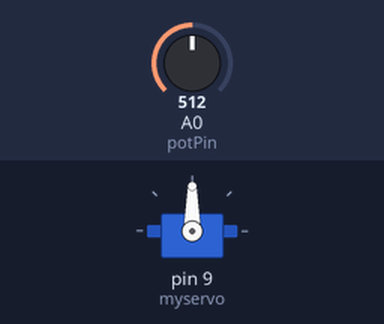
A sketch run on a simulated Arduino Uno, built with avr-gcc and run on an emulated ATmega328P. On the bench: servo. The test bench sets the inputs (shaded band); at power-on: A0 (potPin) = 512.

Above: at 1.2 s.
1.3 s: A0 (potPin) set to 716
At 1.9 s:
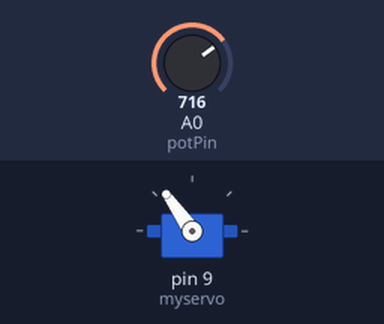
2.8 s: A0 (potPin) set to 900
At 3.9 s:
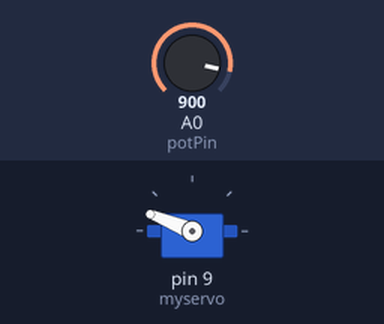
4.3 s: A0 (potPin) set to 1023
At 5.4 s:
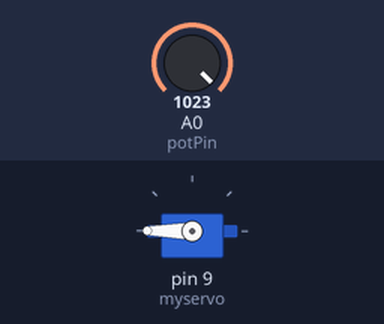
5.8 s: A0 (potPin) set to 306
At 6.2 s:
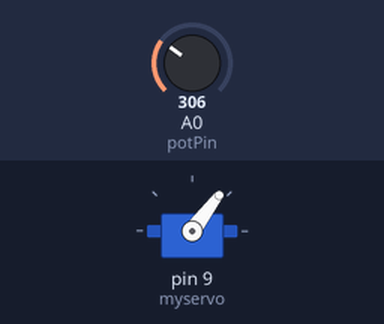
7.3 s: A0 (potPin) set to 122
At 7.7 s:
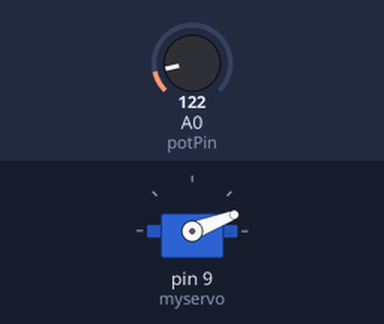
Timing chart, 0 to 9.8 s (numbered marks = the images above; inputs shaded):
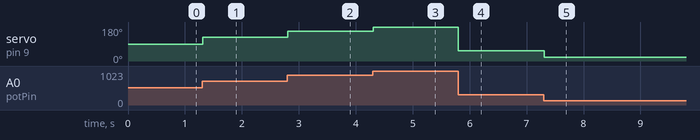

Measured:
- after the input at 1.3 s, servo on pin 9 (myservo): 90° → 125° at once
- after the input at 2.8 s, servo on pin 9 (myservo): 125° → 158° at once
- after the input at 4.3 s, servo on pin 9 (myservo): 158° → 180° at once
- after the input at 5.8 s, servo on pin 9 (myservo): 180° → 53° at once
- after the input at 7.3 s, servo on pin 9 (myservo): 53° → 21° at once

The sketch:

POTENSIOMETER_DAN_MOTOR_SERVO.ino
```cpp
//Berikut nama anggotanya pak:
//-M.Mizan
//-Jea.M
//-saidina Usman
//-M.fahri
//-Rena.M
//-fany Arif.P
//-Ridho.A.W
//-Nabila
//-Fauji.R
// MENGGERAKAN MOTOR SERVO MENGGUNAKAN POTENSIOMETER
#include <Servo.h>

Servo myservo;

int potPin = A0;
int potValue = 0;

void setup() {
  myservo.attach(9);
}

void loop() {
  potValue = analogRead(potPin);

  int servoPos = map(potValue, 0, 1023, 0, 180);

  myservo.write(servoPos);
  delay(15);
}
```
